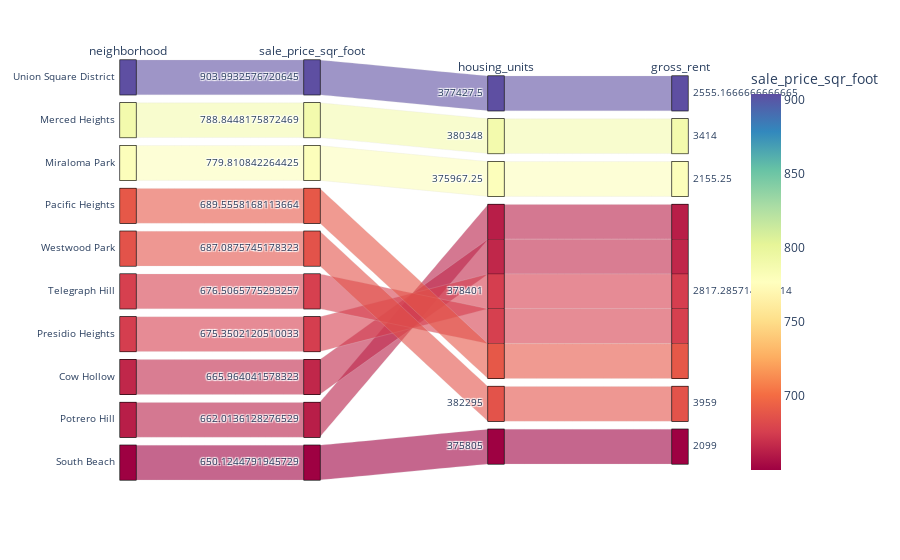

Source (notebook cell):
### Code cell
# Parallel Categories Plot
top_ten_pcat = px.parallel_categories(top_ten_sale_price, color = "sale_price_sqr_foot", color_continuous_scale = px.colors.diverging.Spectral)
top_ten_pcat

### Figure 1 — Plotly figure (JSON) as saved in the notebook; plotly's stock layout.template omitted (floating-point values rounded to 4 significant figures)
{"data": [{"dimensions": [{"label": "neighborhood", "values": ["Union Square District", "Merced Heights", "Miraloma Park", "Pacific Heights", "Westwood Park", "Telegraph Hill", "Presidio Heights", "Cow Hollow", "Potrero Hill", "South Beach"]}, {"label": "sale_price_sqr_foot", "values": [904.0, 788.8, 779.8, 689.6, 687.1, 676.5, 675.4, 666.0, 662.0, 650.1]}, {"label": "housing_units", "values": [377400.0, 380348, 376000.0, 378401, 382295, 378401, 378401, 378401, 378401, 375805]}, {"label": "gross_rent", "values": [2555.0, 3414, 2155.0, 2817.0, 3959, 2817.0, 2817.0, 2817.0, 2817.0, 2099]}], "domain": {"x": [0, 1], "y": [0, 1]}, "line": {"color": [904.0, 788.8, 779.8, 689.6, 687.1, 676.5, 675.4, 666.0, 662.0, 650.1], "coloraxis": "coloraxis"}, "name": "", "type": "parcats"}], "layout": {"autosize": true, "coloraxis": {"colorbar": {"title": {"text": "sale_price_sqr_foot"}}, "colorscale": [[0, "rgb(158,1,66)"], [0.1, "rgb(213,62,79)"], [0.2, "rgb(244,109,67)"], [0.3, "rgb(253,174,97)"], [0.4, "rgb(254,224,139)"], [0.5, "rgb(255,255,191)"], [0.6, "rgb(230,245,152)"], [0.7, "rgb(171,221,164)"], [0.8, "rgb(102,194,165)"], [0.9, "rgb(50,136,189)"], [1, "rgb(94,79,162)"]]}, "legend": {"tracegroupgap": 0}, "margin": {"t": 60}}}
